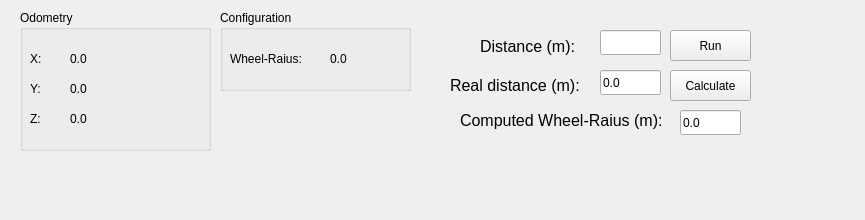
<?xml version="1.0" encoding="UTF-8"?>
<ui version="4.0">
 <class>CalibrationUI</class>
 <widget class="QWidget" name="CalibrationUI">
  <property name="windowModality">
   <enum>Qt::NonModal</enum>
  </property>
  <property name="geometry">
   <rect>
    <x>0</x>
    <y>0</y>
    <width>865</width>
    <height>220</height>
   </rect>
  </property>
  <property name="windowTitle">
   <string>Andino Calibration</string>
  </property>
  <property name="autoFillBackground">
   <bool>false</bool>
  </property>
  <widget class="QLabel" name="min_value_label">
   <property name="geometry">
    <rect>
     <x>450</x>
     <y>70</y>
     <width>141</width>
     <height>31</height>
    </rect>
   </property>
   <property name="font">
    <font>
     <pointsize>12</pointsize>
    </font>
   </property>
   <property name="text">
    <string>Real distance (m):</string>
   </property>
  </widget>
  <widget class="QLabel" name="max_value_label">
   <property name="geometry">
    <rect>
     <x>460</x>
     <y>110</y>
     <width>211</width>
     <height>21</height>
    </rect>
   </property>
   <property name="font">
    <font>
     <pointsize>12</pointsize>
    </font>
   </property>
   <property name="text">
    <string>Computed Wheel-Raius (m):</string>
   </property>
  </widget>
  <widget class="QPushButton" name="btnRun">
   <property name="geometry">
    <rect>
     <x>670</x>
     <y>30</y>
     <width>81</width>
     <height>31</height>
    </rect>
   </property>
   <property name="text">
    <string>Run</string>
   </property>
  </widget>
  <widget class="QLabel" name="topic_label">
   <property name="geometry">
    <rect>
     <x>480</x>
     <y>36</y>
     <width>101</width>
     <height>21</height>
    </rect>
   </property>
   <property name="font">
    <font>
     <pointsize>12</pointsize>
    </font>
   </property>
   <property name="text">
    <string>Distance (m):</string>
   </property>
  </widget>
  <widget class="QGroupBox" name="groupBox">
   <property name="geometry">
    <rect>
     <x>20</x>
     <y>10</y>
     <width>191</width>
     <height>141</height>
    </rect>
   </property>
   <property name="title">
    <string>Odometry</string>
   </property>
   <widget class="QLabel" name="label">
    <property name="geometry">
     <rect>
      <x>10</x>
      <y>40</y>
      <width>21</width>
      <height>17</height>
     </rect>
    </property>
    <property name="text">
     <string>X:</string>
    </property>
   </widget>
   <widget class="QLabel" name="label_2">
    <property name="geometry">
     <rect>
      <x>10</x>
      <y>70</y>
      <width>21</width>
      <height>17</height>
     </rect>
    </property>
    <property name="text">
     <string>Y:</string>
    </property>
   </widget>
   <widget class="QLabel" name="label_3">
    <property name="geometry">
     <rect>
      <x>10</x>
      <y>100</y>
      <width>21</width>
      <height>17</height>
     </rect>
    </property>
    <property name="text">
     <string>Z:</string>
    </property>
   </widget>
   <widget class="QLabel" name="odometry_x_m">
    <property name="geometry">
     <rect>
      <x>50</x>
      <y>40</y>
      <width>67</width>
      <height>17</height>
     </rect>
    </property>
    <property name="text">
     <string>0.0</string>
    </property>
   </widget>
   <widget class="QLabel" name="odometry_y_m">
    <property name="geometry">
     <rect>
      <x>50</x>
      <y>70</y>
      <width>67</width>
      <height>17</height>
     </rect>
    </property>
    <property name="text">
     <string>0.0</string>
    </property>
   </widget>
   <widget class="QLabel" name="odometry_z_m">
    <property name="geometry">
     <rect>
      <x>50</x>
      <y>100</y>
      <width>67</width>
      <height>17</height>
     </rect>
    </property>
    <property name="text">
     <string>0.0</string>
    </property>
   </widget>
  </widget>
  <widget class="QGroupBox" name="groupBox_2">
   <property name="geometry">
    <rect>
     <x>220</x>
     <y>10</y>
     <width>191</width>
     <height>81</height>
    </rect>
   </property>
   <property name="title">
    <string>Configuration</string>
   </property>
   <widget class="QLabel" name="label_4">
    <property name="geometry">
     <rect>
      <x>10</x>
      <y>40</y>
      <width>91</width>
      <height>17</height>
     </rect>
    </property>
    <property name="text">
     <string>Wheel-Raius:</string>
    </property>
   </widget>
   <widget class="QLabel" name="wheel_radius_m">
    <property name="geometry">
     <rect>
      <x>110</x>
      <y>40</y>
      <width>67</width>
      <height>17</height>
     </rect>
    </property>
    <property name="text">
     <string>0.0</string>
    </property>
   </widget>
  </widget>
  <widget class="QLineEdit" name="distance_m">
   <property name="geometry">
    <rect>
     <x>600</x>
     <y>30</y>
     <width>61</width>
     <height>25</height>
    </rect>
   </property>
  </widget>
  <widget class="QLineEdit" name="real_distance_m">
   <property name="geometry">
    <rect>
     <x>600</x>
     <y>70</y>
     <width>61</width>
     <height>25</height>
    </rect>
   </property>
   <property name="text">
    <string>0.0</string>
   </property>
  </widget>
  <widget class="QLineEdit" name="computed_wheel_radius_m">
   <property name="geometry">
    <rect>
     <x>680</x>
     <y>110</y>
     <width>61</width>
     <height>25</height>
    </rect>
   </property>
   <property name="text">
    <string>0.0</string>
   </property>
  </widget>
  <widget class="QPushButton" name="btnCalculate">
   <property name="geometry">
    <rect>
     <x>670</x>
     <y>70</y>
     <width>81</width>
     <height>31</height>
    </rect>
   </property>
   <property name="text">
    <string>Calculate</string>
   </property>
  </widget>
 </widget>
 <resources/>
 <connections/>
</ui>
